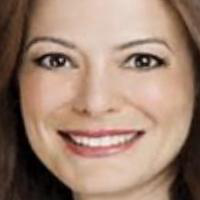
%> input picture matlab-version/face images/30-60/4743.png, 200 x 200 px
$ octave detectviola.m   (GNU Octave 9; MATLAB toolbox functions it lacks are replaced by stand-ins)
%> lines starting %> are read from the running program, lines starting %| are printed output that depends on the picture; in (x1, y1, x2, y2) boxes, pixels count from 0 and x2, y2 are one past the last pixel; in counts of white or black regions, pixels touching at a corner belong together; the program's own positions count from 1
% Charger l'image
img = imread('30-60/4743.png'); % Remplacez par le chemin de votre image
%> img is the input picture: size 200x200x3 uint8; mean R, G, B 157.8, 129.3, 112.6
grayImg = rgb2gray(img); % Convertir en niveaux de gris
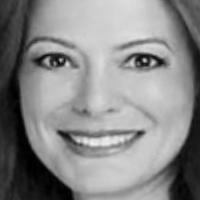
%> grayImg: size 200x200 uint8; min 0, max 243, mean 135.9

% Initialiser les détecteurs Viola-Jones pour chaque composant du visage
faceDetector = vision.CascadeObjectDetector(); % Détecteur de visage
eyeDetector = vision.CascadeObjectDetector('EyePairBig'); % Détecteur des yeux
mouthDetector = vision.CascadeObjectDetector('Mouth'); % Détecteur de bouche
noseDetector = vision.CascadeObjectDetector('Nose'); % Détecteur de nez

% Étape 1 : Détection du visage
faceBBox = step(faceDetector, grayImg); % Détecter les visages
%> faceBBox = [20 8 155 155]
if isempty(faceBBox)
    disp('Aucun visage détecté !');
    return;
end

% Annoter le visage
annotatedImg = insertObjectAnnotation(img, 'rectangle', faceBBox, 'Visage', 'Color', 'yellow');
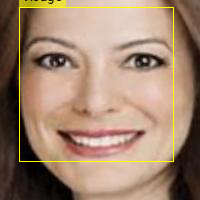
%> annotatedImg: size 200x200x3 uint8; 2.36% of pixels changed, all inside (x1, y1, x2, y2) = (19, 0, 174, 162)

% Étape 2 : Détection des yeux
for i = 1:size(faceBBox, 1)
    % Définir la région supérieure du visage pour les yeux
    upperFace = [faceBBox(i, 1), faceBBox(i, 2), faceBBox(i, 3), round(faceBBox(i, 4) * 0.5)];
    roiUpperFace = imcrop(grayImg, upperFace);

    % Détecter les yeux
%> (the run ends here)

$ run again, with matlab-version/face images/30-60/1746.png copied over matlab-version/face images/30-60/4743.png
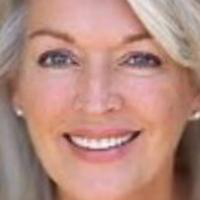
%> input picture matlab-version/face images/30-60/1746.png, 200 x 200 px
%> img is the input picture: size 200x200x3 uint8; mean R, G, B 183.3, 139.9, 128.8
%> `grayImg = rgb2gray(img);`:
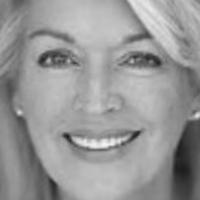
%> grayImg: size 200x200 uint8; min 23, max 246, mean 151.6
%> faceBBox = [20 7 154 154]
%> annotatedImg: size 200x200x3 uint8; 2.24% of pixels changed, all inside (x1, y1, x2, y2) = (19, 0, 173, 160)

$ run again, with matlab-version/face images/30-60/1771.png copied over matlab-version/face images/30-60/4743.png
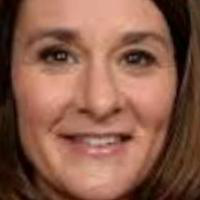
%> input picture matlab-version/face images/30-60/1771.png, 200 x 200 px
%> img is the input picture: size 200x200x3 uint8; mean R, G, B 136.9, 91.8, 74
%> `grayImg = rgb2gray(img);`:
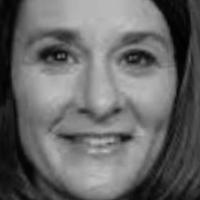
%> grayImg: size 200x200 uint8; min 0, max 196, mean 103.3
%> faceBBox = [21 2 165 165]
%> annotatedImg: size 200x200x3 uint8; 1.76% of pixels changed, all inside (x1, y1, x2, y2) = (20, 0, 185, 166)

$ run again, with matlab-version/face images/30-60/2474.png copied over matlab-version/face images/30-60/4743.png
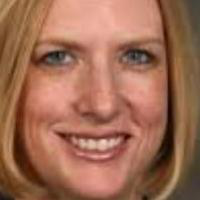
%> input picture matlab-version/face images/30-60/2474.png, 200 x 200 px
%> img is the input picture: size 200x200x3 uint8; mean R, G, B 158.7, 107.3, 83.6
%> `grayImg = rgb2gray(img);`:
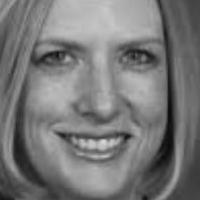
%> grayImg: size 200x200 uint8; min 12, max 217, mean 120
%> faceBBox = [26 4 154 154]
%> annotatedImg: size 200x200x3 uint8; 1.88% of pixels changed, all inside (x1, y1, x2, y2) = (25, 0, 179, 157)
